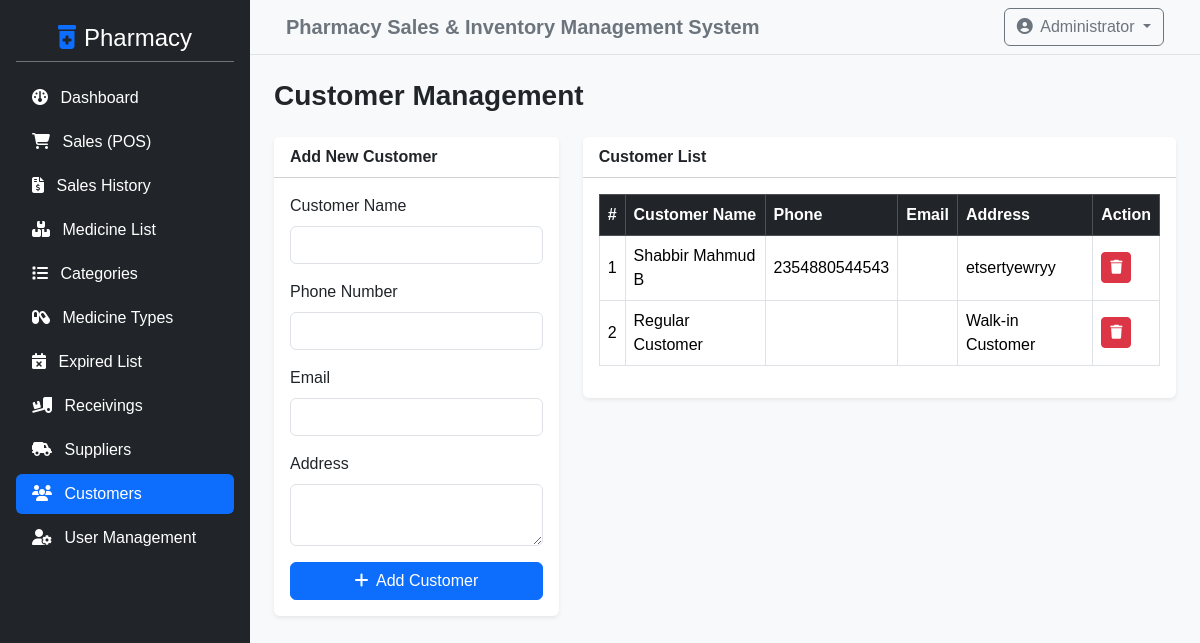
/admin/customers.php (signed in), run on an earlier commit of the app's database.
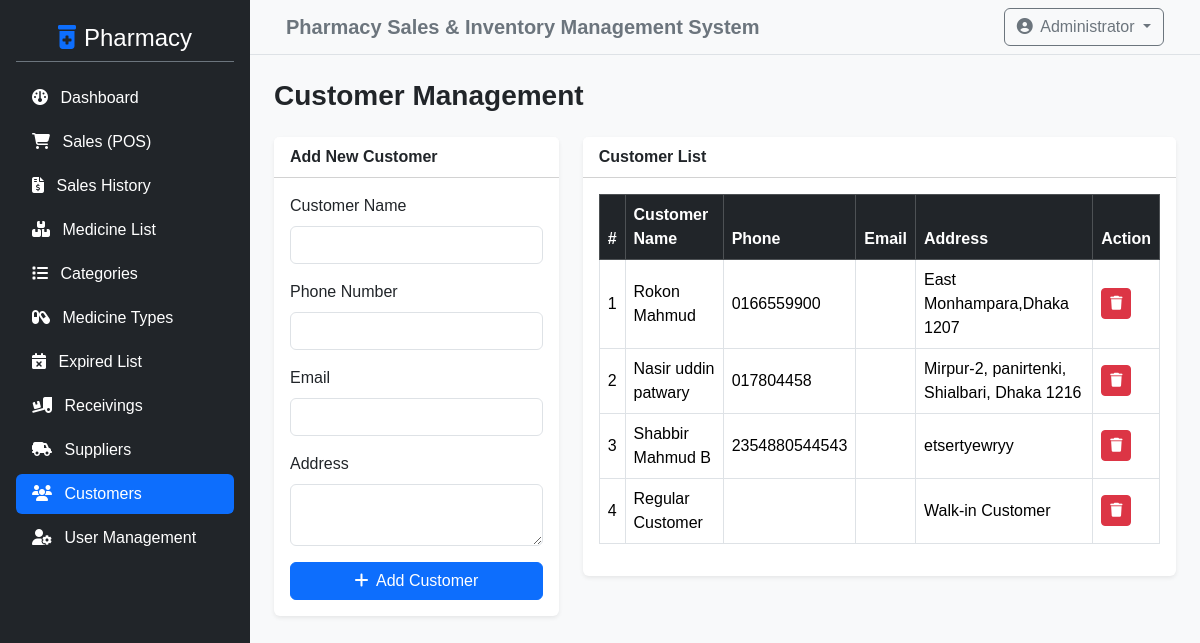
And on a later commit of the database.
### tables this page shows
CREATE TABLE `customer_list` (
  `id` int NOT NULL,
  `name` text NOT NULL,
  `contact` varchar(30) NOT NULL,
  `address` text NOT NULL,
  `phone` varchar(50) DEFAULT NULL
);

### admin/customers.php (the view, shortened to what this page needs)
<?php
include '../config/db_connect.php';
$result = $conn->query("SELECT * FROM customer_list ORDER BY id DESC");
?>
<?php include '../includes/header.php'; ?>
<div class="d-flex">
    <?php include '../includes/sidebar.php'; ?>
    <div class="w-100 bg-light min-vh-100">
        <?php include '../includes/topbar.php'; ?>
        <div class="container-fluid p-4">
            <h3 class="fw-bold mb-4">Customer Management</h3>
            <div class="row">
                <div class="col-md-4 mb-4">
                    <div class="card shadow-sm border-0">
                        <div class="card-header bg-white fw-bold">Add New Customer</div>
                        <div class="card-body">
                            <form method="POST" action="">
                                <div class="mb-3">
                                    <label class="form-label">Customer Name</label>
                                    <input type="text" name="name" class="form-control" required>
                                </div>
                                <div class="mb-3">
                                    <label class="form-label">Phone Number</label>
                                    <input type="text" name="phone" class="form-control" required>
                                </div>
                                <div class="mb-3">
                                    <label class="form-label">Email</label>
                                    <input type="email" name="email" class="form-control">
                                </div>
                                <div class="mb-3">
                                    <label class="form-label">Address</label>
                                    <textarea name="address" class="form-control" rows="2"></textarea>
                                </div>
                                <button type="submit" name="add_customer" class="btn btn-primary w-100"><i class="fa-solid fa-plus me-1"></i> Add Customer</button>
                            </form>
                        </div>
                    </div>
                </div>
                <div class="col-md-8">
                    <div class="card shadow-sm border-0">
                        <div class="card-header bg-white fw-bold">Customer List</div>
                        <div class="card-body">
                            <div class="table-responsive">
                                <table class="table table-bordered table-hover align-middle">
                                    <thead class="table-dark">
                                        <tr>
                                            <th>#</th>
                                            <th>Customer Name</th>
                                            <th>Phone</th>
                                            <th>Email</th>
                                            <th>Address</th>
                                            <th>Action</th>
                                        </tr>
                                    </thead>
                                    <tbody>
                                        <?php if ($result && $result->num_rows > 0): ?>
                                            <?php $i = 1; while ($row = $result->fetch_assoc()): ?>
                                                <tr>
                                                    <td><?php echo $i++; ?></td>
                                                    <td><?php echo htmlspecialchars($row['name'] ?? ''); ?></td>
                                                    <td><?php echo htmlspecialchars($row['phone'] ?? ''); ?></td>
                                                    <td><?php echo htmlspecialchars($row['email'] ?? ''); ?></td>
                                                    <td><?php echo htmlspecialchars($row['address'] ?? ''); ?></td>
                                                    <td>
                                                        <a href="delete_customer.php?id=<?php echo $row['id']; ?>" class="btn btn-sm btn-danger" onclick="return confirm('Are you sure you want to delete this customer?');"><i class="fa-solid fa-trash"></i></a>
                                                    </td>
                                                </tr>
                                            <?php endwhile; ?>
                                        <?php else: ?>
                                            <tr>
                                                <td colspan="6" class="text-center text-muted py-4">No customers found.</td>
                                            </tr>
                                        <?php endif; ?>
                                    </tbody>
                                </table>
                            </div>
                        </div>
                    </div>
                </div>
            </div>
        </div>
    </div>
</div>
<?php include '../includes/footer.php'; ?>

What changed in the data, as far as the page shows it:
added customer_list: name "Rokon Mahmud", phone "0166559900", address "East Monhampara,Dhaka 1207"
added customer_list: name "Nasir uddin patwary", phone "017804458", address "Mirpur-2, panirtenki, Shialbari, Dhaka 1216"
